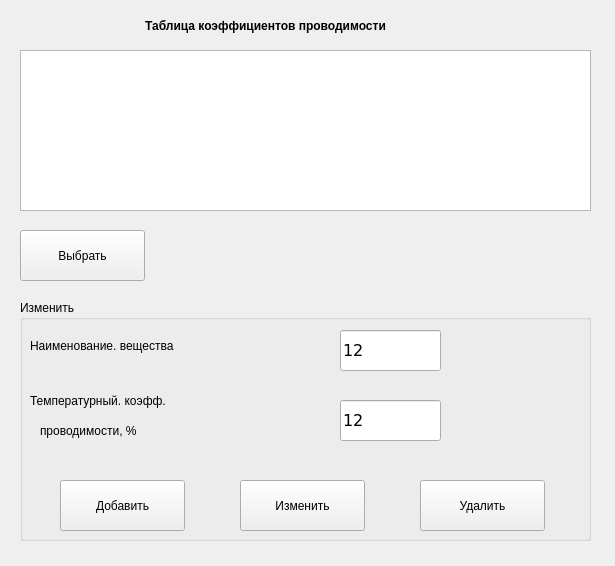
<?xml version="1.0" encoding="UTF-8"?>
<ui version="4.0">
 <class>fmSelectV</class>
 <widget class="QMainWindow" name="fmSelectV">
  <property name="geometry">
   <rect>
    <x>0</x>
    <y>0</y>
    <width>615</width>
    <height>566</height>
   </rect>
  </property>
  <property name="minimumSize">
   <size>
    <width>615</width>
    <height>566</height>
   </size>
  </property>
  <property name="maximumSize">
   <size>
    <width>615</width>
    <height>566</height>
   </size>
  </property>
  <property name="windowTitle">
   <string>Выбор вещества</string>
  </property>
  <property name="windowOpacity">
   <double>1.000000000000000</double>
  </property>
  <widget class="QWidget" name="centralwidget">
   <widget class="QLabel" name="lblCond_ed">
    <property name="geometry">
     <rect>
      <x>540</x>
      <y>70</y>
      <width>61</width>
      <height>16</height>
     </rect>
    </property>
    <property name="font">
     <font>
      <pointsize>9</pointsize>
     </font>
    </property>
    <property name="text">
     <string/>
    </property>
   </widget>
   <widget class="QLineEdit" name="leAet_6">
    <property name="geometry">
     <rect>
      <x>630</x>
      <y>840</y>
      <width>81</width>
      <height>22</height>
     </rect>
    </property>
    <property name="font">
     <font>
      <pointsize>9</pointsize>
     </font>
    </property>
   </widget>
   <widget class="QLabel" name="label_29">
    <property name="geometry">
     <rect>
      <x>590</x>
      <y>840</y>
      <width>51</width>
      <height>16</height>
     </rect>
    </property>
    <property name="font">
     <font>
      <pointsize>9</pointsize>
     </font>
    </property>
    <property name="lineWidth">
     <number>-5</number>
    </property>
    <property name="text">
     <string>Кд 6</string>
    </property>
   </widget>
   <widget class="QListWidget" name="lwV">
    <property name="geometry">
     <rect>
      <x>20</x>
      <y>50</y>
      <width>571</width>
      <height>161</height>
     </rect>
    </property>
   </widget>
   <widget class="QLabel" name="label">
    <property name="geometry">
     <rect>
      <x>10</x>
      <y>10</y>
      <width>511</width>
      <height>31</height>
     </rect>
    </property>
    <property name="font">
     <font>
      <pointsize>9</pointsize>
      <weight>75</weight>
      <bold>true</bold>
     </font>
    </property>
    <property name="text">
     <string>Таблица коэффициентов проводимости</string>
    </property>
    <property name="alignment">
     <set>Qt::AlignCenter</set>
    </property>
   </widget>
   <widget class="QGroupBox" name="groupBox_3">
    <property name="geometry">
     <rect>
      <x>20</x>
      <y>300</y>
      <width>571</width>
      <height>241</height>
     </rect>
    </property>
    <property name="title">
     <string>Изменить</string>
    </property>
    <widget class="QLabel" name="label_11">
     <property name="geometry">
      <rect>
       <x>10</x>
       <y>90</y>
       <width>281</width>
       <height>21</height>
      </rect>
     </property>
     <property name="font">
      <font>
       <pointsize>9</pointsize>
      </font>
     </property>
     <property name="text">
      <string>Температурный. коэфф.</string>
     </property>
    </widget>
    <widget class="QLabel" name="label_10">
     <property name="geometry">
      <rect>
       <x>10</x>
       <y>30</y>
       <width>281</width>
       <height>31</height>
      </rect>
     </property>
     <property name="font">
      <font>
       <pointsize>9</pointsize>
      </font>
     </property>
     <property name="text">
      <string>Наименование. вещества</string>
     </property>
    </widget>
    <widget class="QToolButton" name="tbAdd">
     <property name="geometry">
      <rect>
       <x>40</x>
       <y>180</y>
       <width>125</width>
       <height>51</height>
      </rect>
     </property>
     <property name="font">
      <font>
       <pointsize>9</pointsize>
      </font>
     </property>
     <property name="text">
      <string>Добавить</string>
     </property>
     <property name="toolButtonStyle">
      <enum>Qt::ToolButtonTextOnly</enum>
     </property>
     <property name="arrowType">
      <enum>Qt::NoArrow</enum>
     </property>
    </widget>
    <widget class="QToolButton" name="tbChange">
     <property name="geometry">
      <rect>
       <x>220</x>
       <y>180</y>
       <width>125</width>
       <height>51</height>
      </rect>
     </property>
     <property name="font">
      <font>
       <pointsize>9</pointsize>
      </font>
     </property>
     <property name="text">
      <string>Изменить</string>
     </property>
     <property name="toolButtonStyle">
      <enum>Qt::ToolButtonTextOnly</enum>
     </property>
     <property name="arrowType">
      <enum>Qt::NoArrow</enum>
     </property>
    </widget>
    <widget class="QLineEdit" name="leV_Name">
     <property name="geometry">
      <rect>
       <x>320</x>
       <y>30</y>
       <width>101</width>
       <height>41</height>
      </rect>
     </property>
     <property name="sizePolicy">
      <sizepolicy hsizetype="Expanding" vsizetype="Preferred">
       <horstretch>0</horstretch>
       <verstretch>0</verstretch>
      </sizepolicy>
     </property>
     <property name="minimumSize">
      <size>
       <width>6</width>
       <height>24</height>
      </size>
     </property>
     <property name="maximumSize">
      <size>
       <width>910</width>
       <height>310</height>
      </size>
     </property>
     <property name="font">
      <font>
       <family>Verdana</family>
       <pointsize>12</pointsize>
      </font>
     </property>
     <property name="text">
      <string>12</string>
     </property>
     <property name="frame">
      <bool>true</bool>
     </property>
    </widget>
    <widget class="QLineEdit" name="leTKR">
     <property name="geometry">
      <rect>
       <x>320</x>
       <y>100</y>
       <width>101</width>
       <height>41</height>
      </rect>
     </property>
     <property name="sizePolicy">
      <sizepolicy hsizetype="Expanding" vsizetype="Preferred">
       <horstretch>0</horstretch>
       <verstretch>0</verstretch>
      </sizepolicy>
     </property>
     <property name="minimumSize">
      <size>
       <width>6</width>
       <height>24</height>
      </size>
     </property>
     <property name="maximumSize">
      <size>
       <width>910</width>
       <height>310</height>
      </size>
     </property>
     <property name="font">
      <font>
       <family>Verdana</family>
       <pointsize>12</pointsize>
      </font>
     </property>
     <property name="text">
      <string>12</string>
     </property>
     <property name="frame">
      <bool>true</bool>
     </property>
    </widget>
    <widget class="QToolButton" name="tbDel">
     <property name="geometry">
      <rect>
       <x>400</x>
       <y>180</y>
       <width>125</width>
       <height>51</height>
      </rect>
     </property>
     <property name="font">
      <font>
       <pointsize>9</pointsize>
      </font>
     </property>
     <property name="text">
      <string>Удалить</string>
     </property>
     <property name="toolButtonStyle">
      <enum>Qt::ToolButtonTextOnly</enum>
     </property>
     <property name="arrowType">
      <enum>Qt::NoArrow</enum>
     </property>
    </widget>
    <widget class="QLabel" name="label_12">
     <property name="geometry">
      <rect>
       <x>20</x>
       <y>120</y>
       <width>211</width>
       <height>21</height>
      </rect>
     </property>
     <property name="font">
      <font>
       <pointsize>9</pointsize>
      </font>
     </property>
     <property name="text">
      <string>проводимости, %</string>
     </property>
    </widget>
   </widget>
   <widget class="QToolButton" name="tbSelect">
    <property name="geometry">
     <rect>
      <x>20</x>
      <y>230</y>
      <width>125</width>
      <height>51</height>
     </rect>
    </property>
    <property name="font">
     <font>
      <pointsize>9</pointsize>
     </font>
    </property>
    <property name="text">
     <string>Выбрать</string>
    </property>
    <property name="toolButtonStyle">
     <enum>Qt::ToolButtonTextOnly</enum>
    </property>
    <property name="arrowType">
     <enum>Qt::NoArrow</enum>
    </property>
   </widget>
  </widget>
  <action name="actTIns">
   <property name="text">
    <string>Вставить строку</string>
   </property>
  </action>
  <action name="actTDel">
   <property name="text">
    <string>Удалить строку</string>
   </property>
  </action>
  <action name="actPrIns">
   <property name="text">
    <string>Новый профиль</string>
   </property>
  </action>
  <action name="actPrDel">
   <property name="text">
    <string>Удалить профиль</string>
   </property>
  </action>
  <action name="actPrRen">
   <property name="text">
    <string>Переименовать профиль</string>
   </property>
  </action>
 </widget>
 <resources/>
 <connections/>
</ui>
